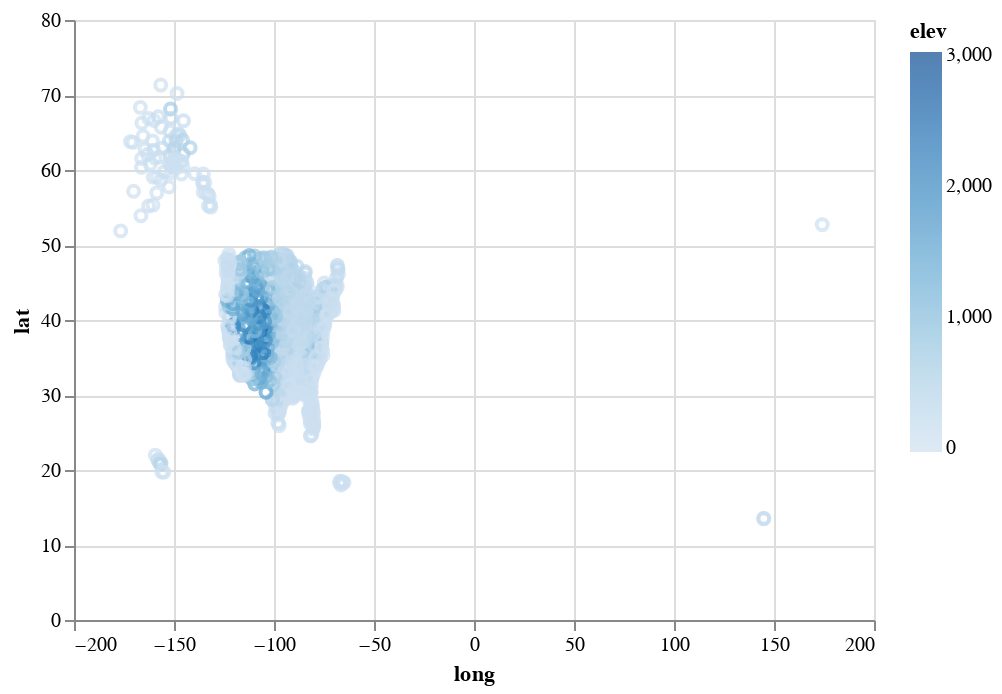

Here is the notebook cell this chart was saved with:
### Code cell
alt.Chart(df).mark_point().encode(
    x='long:Q',
    y='lat:Q',
    color='elev:Q',
    tooltip=['usaf', 'name', 'state', 'long', 'lat']
)

### Figure 1 — Vega-Lite specification as saved in the notebook (floating-point values rounded to 4 significant figures; data arrays with more than 128 entries replaced by an {"elided": "..."} marker saying what was removed)
{"$schema": "https://vega.github.io/schema/vega-lite/v2.6.0.json", "config": {"view": {"height": 300, "width": 400}}, "data": {"name": "data-725f9d62fe476ca647cfd42ea341d878"}, "datasets": {"data-725f9d62fe476ca647cfd42ea341d878": {"elided": "1020 records"}}, "encoding": {"color": {"field": "elev", "type": "quantitative"}, "tooltip": [{"field": "usaf", "type": "nominal"}, {"field": "name", "type": "nominal"}, {"field": "state", "type": "nominal"}, {"field": "long", "type": "quantitative"}, {"field": "lat", "type": "quantitative"}], "x": {"field": "long", "type": "quantitative"}, "y": {"field": "lat", "type": "quantitative"}}, "mark": "point"}
